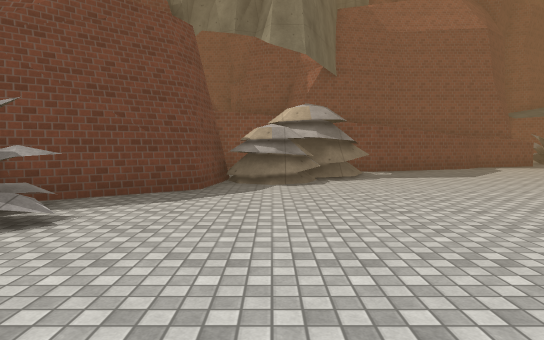
[1] (above)

19 first-person views from a walk through a 3-D level made in the Unity game engine. The camera is 1.4 m above the floor, tilts 4° down and sees 75° across. The floor is counted in squares, 2 m on a side. Each view is taken from the middle of a square. On the plan, view 1 faces up. The plan holds only what a view shows up to about 11 squares ahead; the rest is blank. The place goes on beyond the plan. Surface patterns are stand-ins for the level's own textures.

[2]
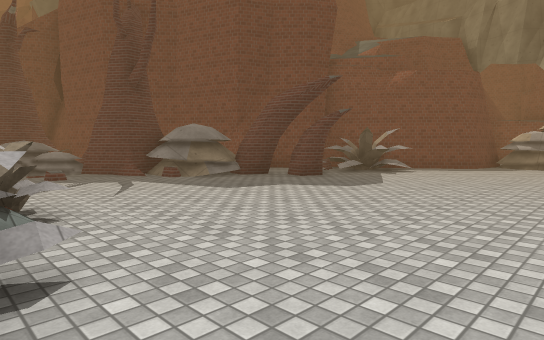

[3]
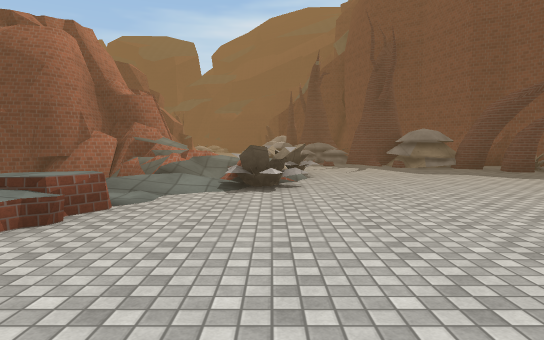

[4]
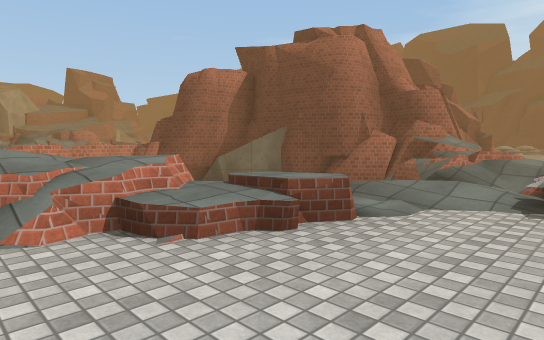

[5]
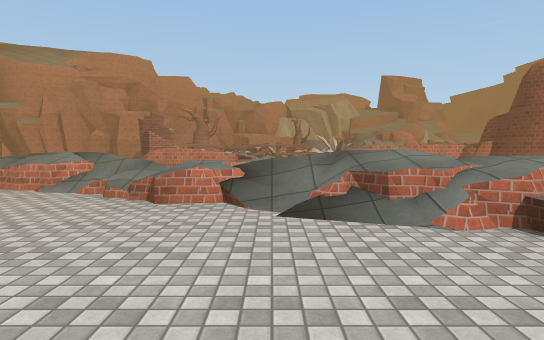

[6]
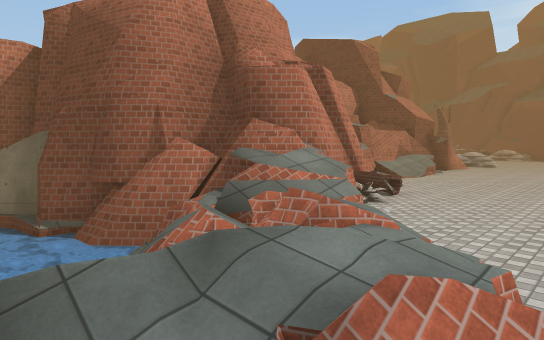

[7]
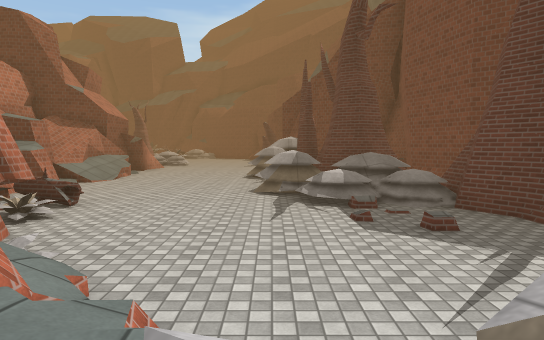

[8]
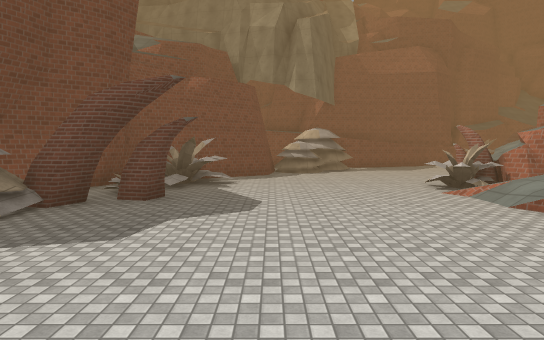

[9]
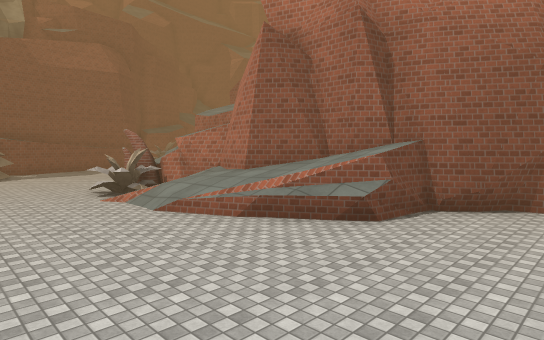

[10]
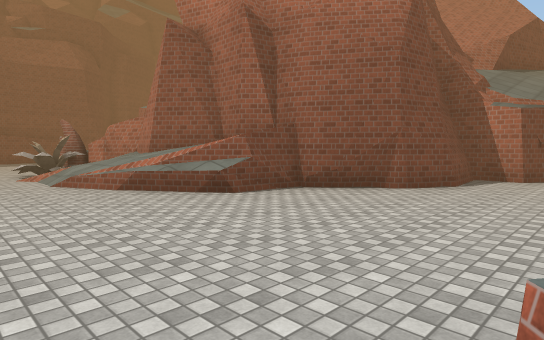

[11]
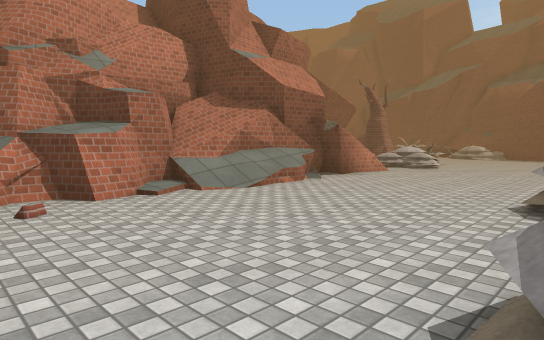

[12]
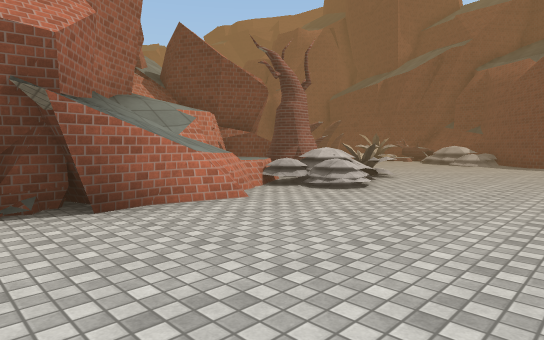

[13]
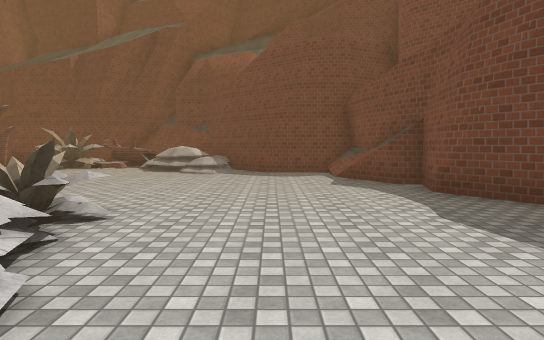

[14]
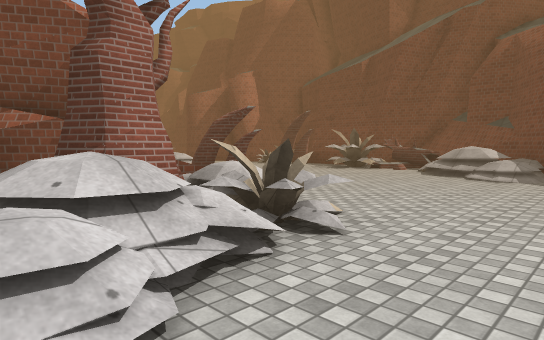

[15]
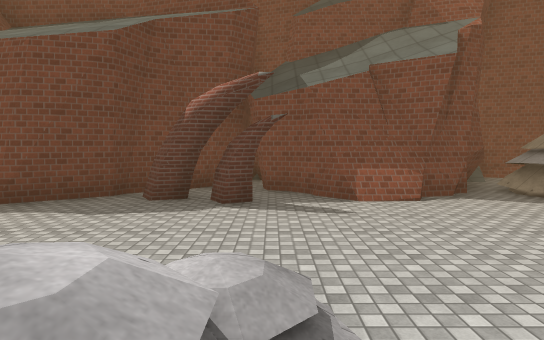

[16]
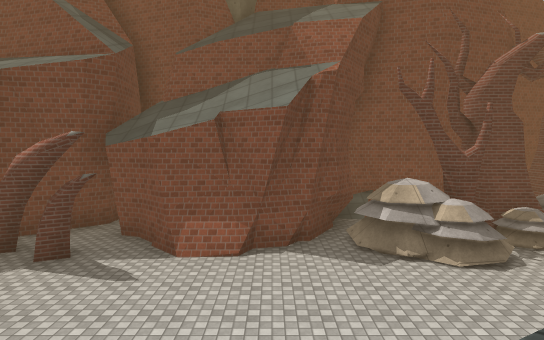

[17]
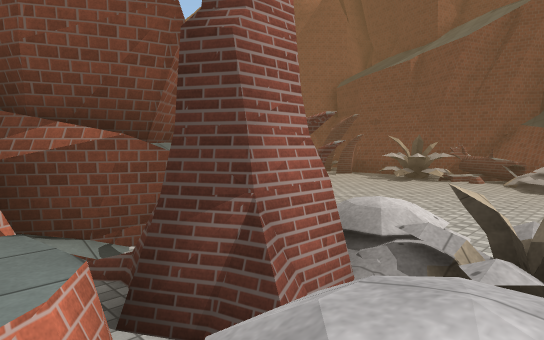

[18]
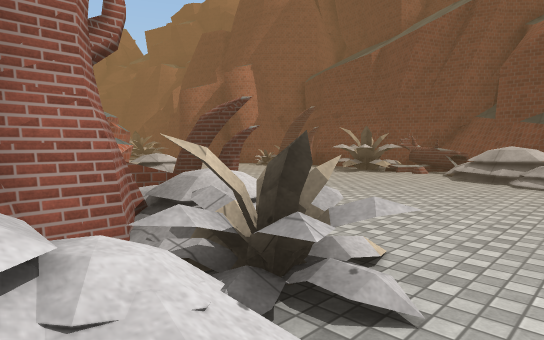

[19]
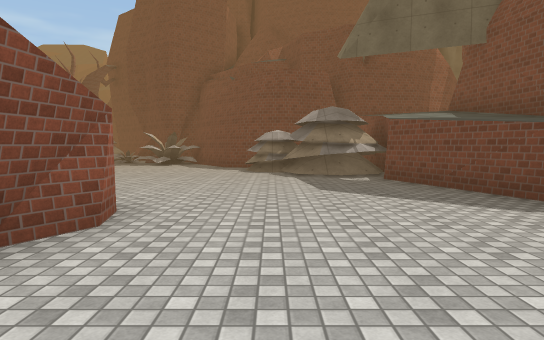

### Floor plan
Key: @ floor where view 1 was taken; # wall or solid block; . main floor; : floor 0.5 m higher than the main floor; + floor 0.75 m higher than the main floor; / step, stairs or slope; = window, fence, low wall or low ledge; ≈ water the walk keeps out of; ^ raised ledge; v drop or lower ground.
Columns run from 30 left of view 1 to 10 right of it. Each row starts with its distance up from view 1.
 10                                 ###....
  9                                ##......
  8                               ###.......
  7                              ##..........
  6                             ##..........
  5                           ###.......###
  4                           #:.......
  3                           ##/.....##
  2                           #/.....###
  1                           #......//#
  0                         ####..@..//#
 -1                        ##=.......//##
 -2                   ##/ ### ........//#
 -3                   ##///#..........v/#
 -4                ## ###//./...........##
 -5          #######^^##///...../........####
 -6    ########..#..#^///=.....^///.........#
 -7    #//..................../////..........
 -8    #.....................///v≈≈/=/.....
 -9   ##..................=/////≈  ≈v/=/....
-10 ###/......./..........v###v≈≈    v///...
-11 #///..../#//.#/=////#.## ###≈      ≈≈///.
-12 ^//.....//#////###^####    #≈         ///
-13 ^=..... /##+#/##  #        ##           ≈
-14 #/..... //v####             #≈
-15 ##/...# ####                ##≈
-16  /....##                     #v≈≈    =≈≈≈

Positions as (right, up) in squares from view 1, and headings:
1: (0, 0), facing up
2: (2, -6), facing up-left
3: (6, -6), facing left
4: (5, -6), facing down-left
5: (6, -6), facing down
6: (-1, -6), facing down-left
7: (-2, -6), facing left
8: (-1, -6), facing up
9: (0, -6), facing up-right
10: (1, -8), facing up-right
11: (-8, -6), facing down-left
12: (-14, -7), facing down-left
13: (-18, -9), facing left
14: (-19, -9), facing down-left
15: (-19, -12), facing up
16: (-16, -12), facing up
17: (-19, -11), facing down-left
18: (-20, -10), facing down-left
19: (10, 7), facing left
